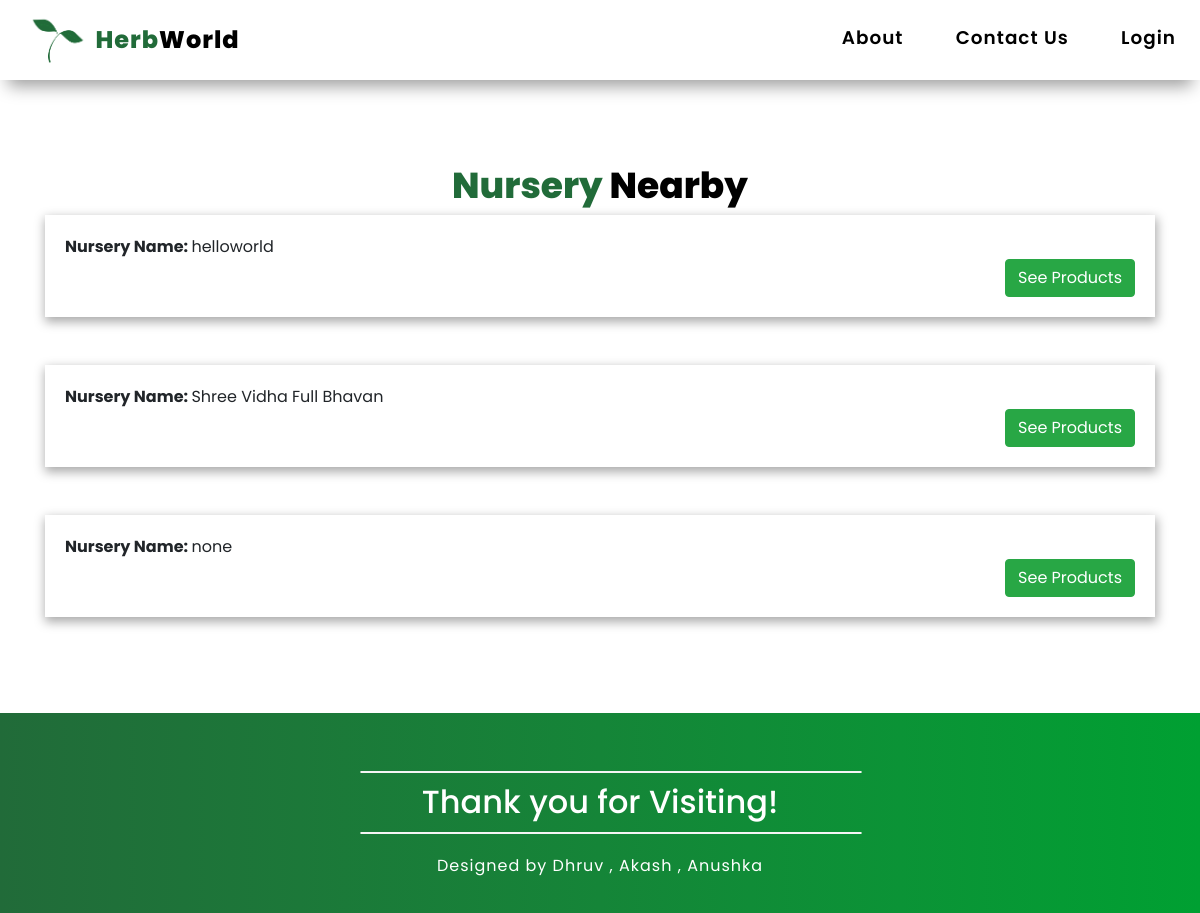
/nurserylist/, run on an earlier commit of the app's database.
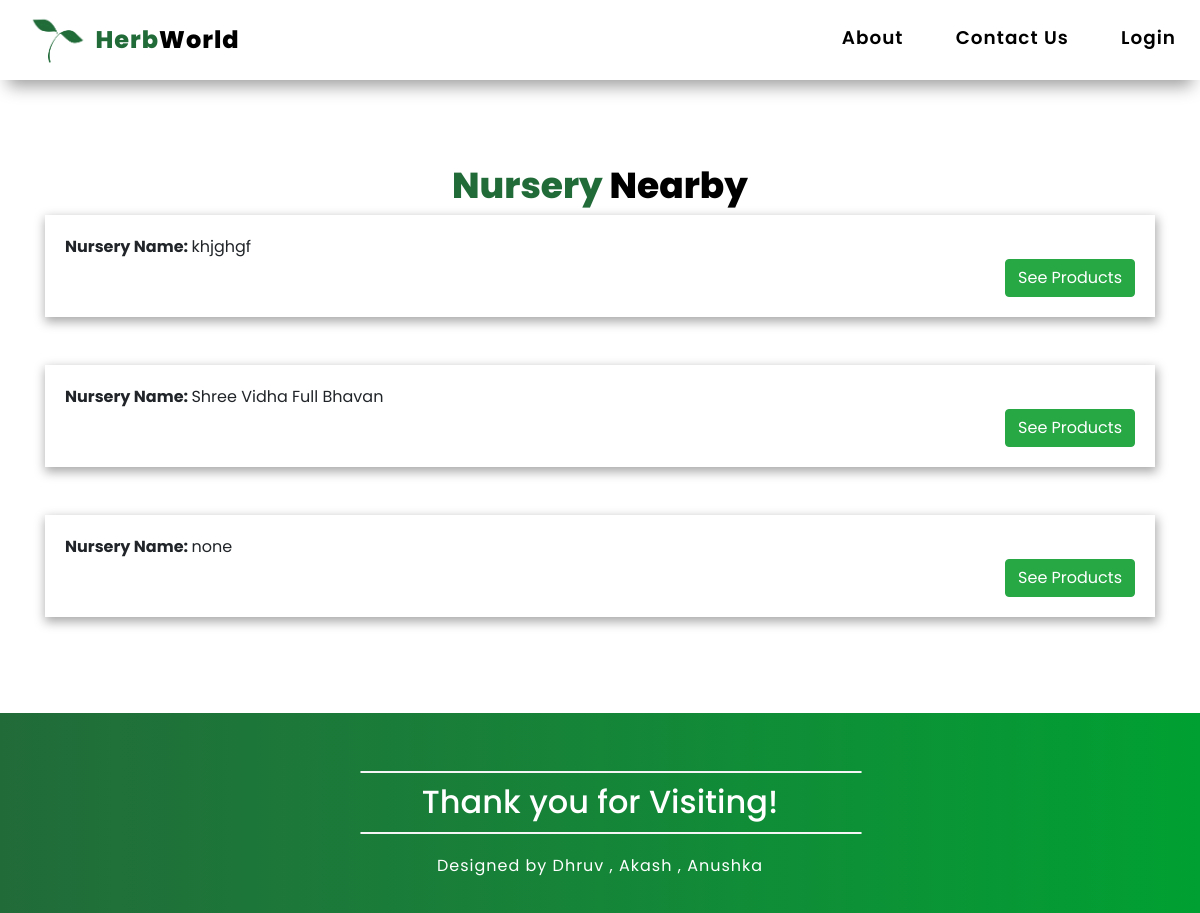
And on a later commit of the database.
### herbworldapp/models.py (models this page shows, shortened)
class Manager(models.Model):
    user = models.OneToOneField(User, on_delete=models.CASCADE)
    nursery_name = models.CharField(max_length=100, default="none")
    phone = models.CharField(max_length=12)
    profile_image = models.ImageField(
        null=True, upload_to="herbworldapp/images/", default="herbworldapp/images/")

### herbworldapp/views.py (the view)
# urls.py: path("nurserylist/", views.nurseryList, name="nurseryList"),
def nurseryList(request):
    props = Manager.objects.all()
    return render(request, 'herbworldapp/nurserylist.html', {'props': props})

### herbworldapp/templates/herbworldapp/nurserylist.html (shortened to what this page needs)
{% extends 'herbworldapp/basic.html' %}
{% load static %}
{% block body %}
<div class="container">
  <div class="row">
    <div class="col text-center">
      <div class="row  mt-5 pt-3">
        <div class="col text-center">
          <h2 class="loginheading"><span class="loginheading1">Nursery </span><span class="loginheading2">Nearby</span>
        </div>
      </div>
      {% for nursery in props reversed %}
      <div class="row mb-5">
        <div class="col text-left">
          <div class="nurserydetails">
            <div class="row">
              <div class="col">
                <strong>Nursery Name: </strong> {{nursery.nursery_name}}
              </div>
            </div>
            <div class="row justify-content-end">
              <div class="col viewdetails"><button class="btn btn-success" onClick="window.location='{{nursery.user.username}}';">See Products</button>
              </div>
            </div>
          </div>
        </div>
      </div>
      {% endfor %}
    </div>
  </div>
</div>
{% endblock %}

What changed in the data, as far as the page shows it:
changed Manager: nursery_name "helloworld" → "khjghgf"
